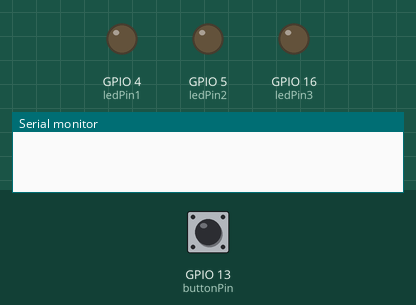
Recording of a sketch running on a simulated ESP32. Shown: output pins drawn as LEDs (lit = HIGH), the last lines printed to the serial monitor. The inputs (shaded band) are chosen by the test bench; at power-on: GPIO 13 (buttonPin) LOW. WiFi joins after 1.5 s; servers stay silent unless stated.

Above: at 0.0 s.
At 2.7 s:
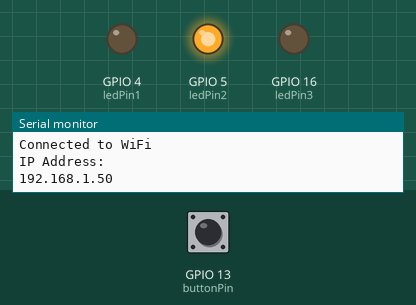
2.8 s: GPIO 13 (buttonPin) pulled HIGH for 0.15 s
At 3.7 s:
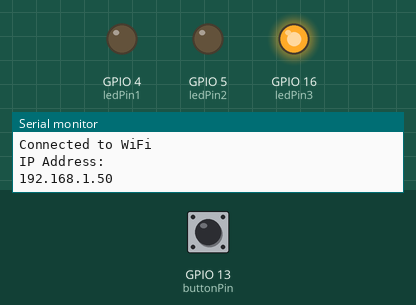
Timing chart, 0 to 11.9 s (numbered marks = the images above; inputs shaded):
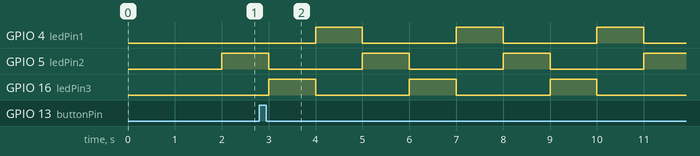

Measured:
- by itself, GPIO 4 (ledPin1), GPIO 5 (ledPin2), GPIO 16 (ledPin3): alternates HIGH for 1.0 s and LOW for 2.0 s

The sketch:

Lab1.ino
```cpp
#include <Arduino.h>
#include <WiFi.h>
#include <WebServer.h>

#include "pins.H"
#include "esp32Server.h"
#include "ledLighting.h"

#define DEBOUNCE_TIME 200UL
#define SERIAL_SPEED 115200

bool stateButton = LOW;
volatile uint32_t prevDebounceTime = 0;
volatile uint8_t indexArray = 0;
uint32_t intervalArray[] = {2000, 1000, 500, 200};
uint32_t interval = intervalArray[indexArray];
uint8_t numberOfIntervals = sizeof(intervalArray) / sizeof(intervalArray[0]);

void IRAM_ATTR handleOnClick()
{
  uint32_t currentTime = millis();
  if ((currentTime - prevDebounceTime) > DEBOUNCE_TIME)
  {
    setInterval();
    prevDebounceTime = currentTime;
  }
}

void setInterval()
{
  indexArray = (indexArray + 1) % numberOfIntervals;
}

void pinModeSetup()
{
  pinMode(ledPin1, OUTPUT);
  pinMode(ledPin2, OUTPUT);
  pinMode(ledPin3, OUTPUT);
  pinMode(buttonPin, INPUT);
}

void setup()
{
  Serial.begin(SERIAL_SPEED);
  pinModeSetup();
  initWifi();
  attachInterrupt(digitalPinToInterrupt(buttonPin), handleOnClick, RISING);
}

void loop()
{
  server.handleClient();
  interval = intervalArray[indexArray];
  ledLighting(interval);
}
```

LedLighting.h
```cpp
#ifndef LEDLIGHTING_H
#define LEDLIGHTING_H

#include "pins.h"
bool stateLeds[3] = {};
uint8_t numberOfLeds = sizeof(stateLeds) / sizeof(stateLeds[0]);
bool flagChangeLeds = false;
uint8_t currentLed = 0;
uint32_t prevLedTime = 0;

void ledLighting(uint32_t delayTime)
{
  uint32_t nowTime = millis();
  if ((nowTime - prevLedTime) >= delayTime)
  {
    prevLedTime = nowTime;
    currentLed = (currentLed + 1) % numberOfLeds;

    for (int i = 0; i < numberOfLeds; i++) {
      if (i == currentLed)
      {
        stateLeds[i] = HIGH;
      }
      else
      {
        stateLeds[i] = LOW;
      }
    }
    flagChangeLeds = true;
  }

  if (flagChangeLeds)
  {
    digitalWrite(ledPin1, stateLeds[0]);
    digitalWrite(ledPin2, stateLeds[1]);
    digitalWrite(ledPin3, stateLeds[2]);
    flagChangeLeds = false;
  }
}

#endif // LEDLIGHTING_H
```

esp32Server.h
```cpp
#ifndef HANDLE_H
#define HANDLE_H

#include <WebServer.h>
#include "html.h"
#include "info.h"

extern void setInterval();
WebServer server(80);

void handleRoot()
{
  server.send(200, "text/html", html);
}

void handleWebClick()
{
  setInterval();
  server.send(200, "text/html", "Click");
}

void initWifi()
{
  WiFi.begin(ssid, password);
  while (WiFi.status() != WL_CONNECTED)
  {
    Serial.println("Connecting to WiFi...");
  }
  Serial.println("Connected to WiFi");
  Serial.println("IP Address: ");
  Serial.println(WiFi.localIP());

  server.on("/", handleRoot);
  server.on("/click", HTTP_GET, handleWebClick);
  server.begin();
}

#endif // HANDLE_H
```

html.h
```cpp
#ifndef HTML_H
#define HTML_H

;const char html[] PROGMEM = R"rawliteral(
<!DOCTYPE html>
<html lang="en">
<head>
    <meta charset="UTF-8">
    <meta name="viewport" content="width=device-width, initial-scale=1.0">
    <title>ESP32 WebSite</title>
    <style>
        .block {
            top: 60%;
        }

        .text {
            text-align: center;
            font-family:'Gill Sans', 'Gill Sans MT', Calibri, 'Trebuchet MS', sans-serif
        }

        .button-block {
            margin: 0 auto;
            width: 60%;
            height: 5rem;
        }

        .button {
            width: 100%;
            height: 100%;
            border-radius: 40px;
            border: none;

            color: #ffffff;
            background-color: #2369b4;

            transition: linear 0.3s;
        }

        .button:hover {
            transform: scale(1.1);
            color: #000000;
            background-color: #62aeff;
        }

        .button:active {
            transform: scale(0.9);
            background-color: #0053ac;
        }

    </style>
</head>
<body>
    <div class="block">
        <h1 class="text">ESP32 Web Site</h1>
        <div class="button-block">
            <button class="button" onclick="sendCommand()">Set Interval</button>
            <p id="p"></p>
        </div>
    </div>
    <script>
      function sendCommand() {
        fetch("/click", { method: "GET" });
      }

    </script>
</body>
</html>
)rawliteral";

#endif // HTML_H
```

info.h
```cpp
#ifndef INFO_H
#define INFO_H

char* ssid = "Test";
char* password = "123123123";

#endif // INFO_H
```

pins.h
```cpp
#ifndef PINS_H
#define PINS_H

uint8_t buttonPin = 13;

uint8_t ledPin1 = 4;
uint8_t ledPin2 = 5;
uint8_t ledPin3 = 16;

#endif // PINS_H
```
